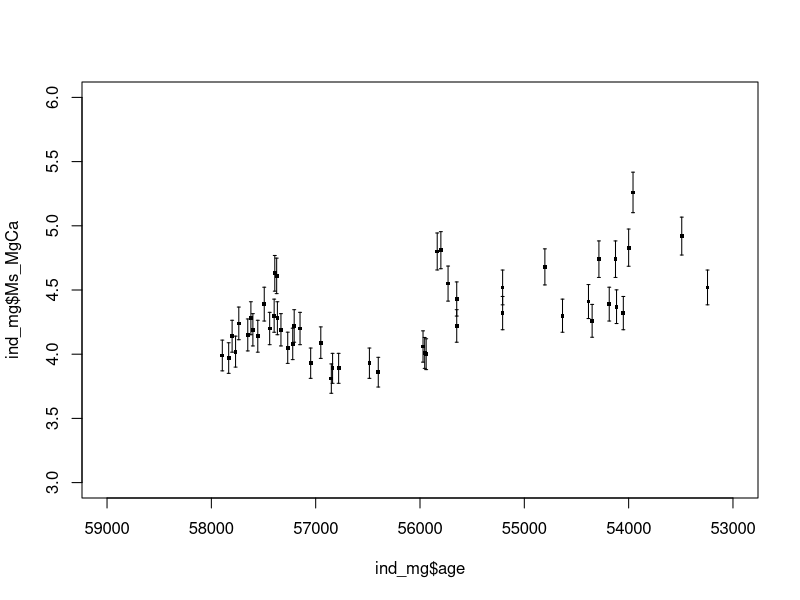

The R script that drew this image:
ind_mg <- read.csv(file = "Harperetal_resubm/data/IndianOceanMgCa.csv")


plot(ind_mg$age, ind_mg$Ms_MgCa, xlim = c(59000, 53000), ylim = c(3,6), pch =15, cex =0.5)
points(ind_mg$age, ind_mg$Mv_MgCa, pch=15, cex = 0.5)
arrows(ind_mg$age, ind_mg$Ms_MgCa*0.97, ind_mg$age, ind_mg$Ms_MgCa*1.03, length=0.015, angle=90, code=3)
arrows(ind_mg$age, ind_mg$Mv_MgCa*0.97, ind_mg$age, ind_mg$Mv_MgCa*1.03, length=0.015, angle=90, code=3)


